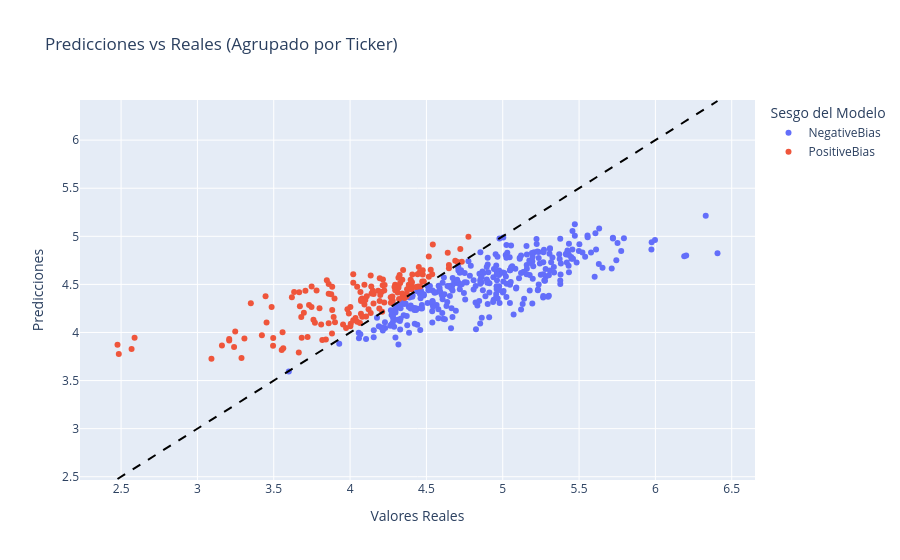

Here is the notebook cell this chart was saved with:
### Markdown cell above
Se generan 2 clusters segun las predicciones:
* Positive_Bias: si los residuos son mayores o iguales a cero.
* Negative_Bias: si los residuos son menores a cero.

### Code cell
# Se dividen los datos para predecir el valor de la última fecha disponible para cada ticker en el conjunto de test
X_train = X.iloc[:-len(df['Ticker'].unique())]  # Todos menos la última fecha de cada ticker
y_train = y.iloc[:-len(df['Ticker'].unique())]
X_test = X.iloc[-len(df['Ticker'].unique()):]   # Solo la última fecha de cada ticker
y_test = y.iloc[-len(df['Ticker'].unique()):]

# Recuperar el ticker usando el indice de y_test
tickers_test = df.loc[y_test.index, 'Ticker']

# Predicciones en el conjunto de test
y_pred = pipe.predict(X_test)

# Consolidar resultados individuales en un DataFrame
resultados_df = pd.DataFrame({
    'Ticker': tickers_test,
    'Predicted': y_pred,
    'Observed': y_test
})

# Calcular el residuo para cada predicción
resultados_df['Residuals'] = resultados_df['Predicted'] - resultados_df['Observed']

# Agrupar por ticker
resultados_agrupados = resultados_df.groupby('Ticker')[['Predicted', 'Observed', 'Residuals']].mean()

# Generar el Cluster sobre el promedio de los residuos
resultados_agrupados['Cluster'] = ['PositiveBias' if r >= 0 else 'NegativeBias' 
                                   for r in resultados_agrupados['Residuals']]

# Visualizar
fig = px.scatter(
    resultados_agrupados, 
    x='Observed', 
    y='Predicted', 
    color='Cluster',
    hover_name=resultados_agrupados.index, 
    labels={'Observed':'Valores Reales', 'Predicted':'Predicciones', 'Cluster':'Sesgo del Modelo'},
    title='Predicciones vs Reales (Agrupado por Ticker)'
)

# Línea de identidad perfecta
min_val = resultados_agrupados['Observed'].min()
max_val = resultados_agrupados['Observed'].max()
fig.add_shape(type='line', x0=min_val, y0=min_val, x1=max_val, y1=max_val,
              line=dict(color='black', dash='dash', width=2))
fig.show()

# Estadísticas por cluster a nivel Ticker
over_mask = resultados_agrupados['Cluster'] == 'PositiveBias'
under_mask = resultados_agrupados['Cluster'] == 'NegativeBias'

print("\nEstadísticas por cluster (a nivel de Ticker):")
print(f"Overprediction: {over_mask.sum()} tickers, residuo medio global: {resultados_agrupados.loc[over_mask, 'Residuals'].mean():.4f}")
print(f"Underprediction: {under_mask.sum()} tickers, residuo medio global: {resultados_agrupados.loc[under_mask, 'Residuals'].mean():.4f}")

### Figure 1 — Plotly figure (JSON) as saved in the notebook; plotly's stock layout.template omitted (floating-point values rounded to 4 significant figures; data arrays with more than 128 entries replaced by an {"elided": "..."} marker saying what was removed)
{"data": [{"hovertemplate": "<b>%{hovertext}</b><br><br>Sesgo del Modelo=NegativeBias<br>Valores Reales=%{x}<br>Predicciones=%{y}<extra></extra>", "hovertext": {"elided": "329 str values"}, "legendgroup": "NegativeBias", "marker": {"color": "#636efa", "symbol": "circle"}, "mode": "markers", "name": "NegativeBias", "orientation": "v", "showlegend": true, "type": "scatter", "x": {"elided": "329 float values"}, "xaxis": "x", "y": {"elided": "329 float values"}, "yaxis": "y"}, {"hovertemplate": "<b>%{hovertext}</b><br><br>Sesgo del Modelo=PositiveBias<br>Valores Reales=%{x}<br>Predicciones=%{y}<extra></extra>", "hovertext": {"elided": "155 str values"}, "legendgroup": "PositiveBias", "marker": {"color": "#EF553B", "symbol": "circle"}, "mode": "markers", "name": "PositiveBias", "orientation": "v", "showlegend": true, "type": "scatter", "x": {"elided": "155 float values"}, "xaxis": "x", "y": {"elided": "155 float values"}, "yaxis": "y"}], "layout": {"legend": {"title": {"text": "Sesgo del Modelo"}, "tracegroupgap": 0}, "shapes": [{"line": {"color": "black", "dash": "dash", "width": 2}, "type": "line", "x0": 2.477, "x1": 6.407, "y0": 2.477, "y1": 6.407}], "title": {"text": "Predicciones vs Reales (Agrupado por Ticker)"}, "xaxis": {"anchor": "y", "domain": [0, 1], "title": {"text": "Valores Reales"}}, "yaxis": {"anchor": "x", "domain": [0, 1], "title": {"text": "Predicciones"}}}}
